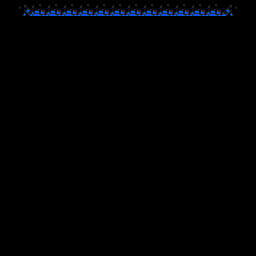

Tiled map render using the project's own tile images. Description and the whole map definition, tile-layer contents included, below:
An orthogonal 16x16 tile map with 16x16 px tiles, 1 tile layer (main), 2 tilesets and 1 object (t_0_0).

<map version="1.0" orientation="orthogonal" renderorder="right-down" width="16" height="16" tilewidth="16" tileheight="16" nextobjectid="5">
 <tileset firstgid="1" source="../corpus.tsx" />
 <tileset firstgid="12097" source="../../connectors.tsx" />
 <layer name="main" width="16" height="16">
  <data>
   <tile gid="0" />
   <tile gid="4036" />
   <tile gid="4226" />
   <tile gid="4226" />
   <tile gid="4226" />
   <tile gid="4226" />
   <tile gid="4226" />
   <tile gid="4226" />
   <tile gid="4226" />
   <tile gid="4226" />
   <tile gid="4226" />
   <tile gid="4226" />
   <tile gid="4226" />
   <tile gid="4226" />
   <tile gid="4037" />
   <tile gid="0" />
   <tile gid="0" />
   <tile gid="0" />
   <tile gid="0" />
   <tile gid="0" />
   <tile gid="0" />
   <tile gid="0" />
   <tile gid="0" />
   <tile gid="0" />
   <tile gid="0" />
   <tile gid="0" />
   <tile gid="0" />
   <tile gid="0" />
   <tile gid="0" />
   <tile gid="0" />
   <tile gid="0" />
   <tile gid="0" />
   <tile gid="0" />
   <tile gid="0" />
   <tile gid="0" />
   <tile gid="0" />
   <tile gid="0" />
   <tile gid="0" />
   <tile gid="0" />
   <tile gid="0" />
   <tile gid="0" />
   <tile gid="0" />
   <tile gid="0" />
   <tile gid="0" />
   <tile gid="0" />
   <tile gid="0" />
   <tile gid="0" />
   <tile gid="0" />
   <tile gid="0" />
   <tile gid="0" />
   <tile gid="0" />
   <tile gid="0" />
   <tile gid="0" />
   <tile gid="0" />
   <tile gid="0" />
   <tile gid="0" />
   <tile gid="0" />
   <tile gid="0" />
   <tile gid="0" />
   <tile gid="0" />
   <tile gid="0" />
   <tile gid="0" />
   <tile gid="0" />
   <tile gid="0" />
   <tile gid="0" />
   <tile gid="0" />
   <tile gid="0" />
   <tile gid="0" />
   <tile gid="0" />
   <tile gid="0" />
   <tile gid="0" />
   <tile gid="0" />
   <tile gid="0" />
   <tile gid="0" />
   <tile gid="0" />
   <tile gid="0" />
   <tile gid="0" />
   <tile gid="0" />
   <tile gid="0" />
   <tile gid="0" />
   <tile gid="0" />
   <tile gid="0" />
   <tile gid="0" />
   <tile gid="0" />
   <tile gid="0" />
   <tile gid="0" />
   <tile gid="0" />
   <tile gid="0" />
   <tile gid="0" />
   <tile gid="0" />
   <tile gid="0" />
   <tile gid="0" />
   <tile gid="0" />
   <tile gid="0" />
   <tile gid="0" />
   <tile gid="0" />
   <tile gid="0" />
   <tile gid="0" />
   <tile gid="0" />
   <tile gid="0" />
   <tile gid="0" />
   <tile gid="0" />
   <tile gid="0" />
   <tile gid="0" />
   <tile gid="0" />
   <tile gid="0" />
   <tile gid="0" />
   <tile gid="0" />
   <tile gid="0" />
   <tile gid="0" />
   <tile gid="0" />
   <tile gid="0" />
   <tile gid="0" />
   <tile gid="0" />
   <tile gid="0" />
   <tile gid="0" />
   <tile gid="0" />
   <tile gid="0" />
   <tile gid="0" />
   <tile gid="0" />
   <tile gid="0" />
   <tile gid="0" />
   <tile gid="0" />
   <tile gid="0" />
   <tile gid="0" />
   <tile gid="0" />
   <tile gid="0" />
   <tile gid="0" />
   <tile gid="0" />
   <tile gid="0" />
   <tile gid="0" />
   <tile gid="0" />
   <tile gid="0" />
   <tile gid="0" />
   <tile gid="0" />
   <tile gid="0" />
   <tile gid="0" />
   <tile gid="0" />
   <tile gid="0" />
   <tile gid="0" />
   <tile gid="0" />
   <tile gid="0" />
   <tile gid="0" />
   <tile gid="0" />
   <tile gid="0" />
   <tile gid="0" />
   <tile gid="0" />
   <tile gid="0" />
   <tile gid="0" />
   <tile gid="0" />
   <tile gid="0" />
   <tile gid="0" />
   <tile gid="0" />
   <tile gid="0" />
   <tile gid="0" />
   <tile gid="0" />
   <tile gid="0" />
   <tile gid="0" />
   <tile gid="0" />
   <tile gid="0" />
   <tile gid="0" />
   <tile gid="0" />
   <tile gid="0" />
   <tile gid="0" />
   <tile gid="0" />
   <tile gid="0" />
   <tile gid="0" />
   <tile gid="0" />
   <tile gid="0" />
   <tile gid="0" />
   <tile gid="0" />
   <tile gid="0" />
   <tile gid="0" />
   <tile gid="0" />
   <tile gid="0" />
   <tile gid="0" />
   <tile gid="0" />
   <tile gid="0" />
   <tile gid="0" />
   <tile gid="0" />
   <tile gid="0" />
   <tile gid="0" />
   <tile gid="0" />
   <tile gid="0" />
   <tile gid="0" />
   <tile gid="0" />
   <tile gid="0" />
   <tile gid="0" />
   <tile gid="0" />
   <tile gid="0" />
   <tile gid="0" />
   <tile gid="0" />
   <tile gid="0" />
   <tile gid="0" />
   <tile gid="0" />
   <tile gid="0" />
   <tile gid="0" />
   <tile gid="0" />
   <tile gid="0" />
   <tile gid="0" />
   <tile gid="0" />
   <tile gid="0" />
   <tile gid="0" />
   <tile gid="0" />
   <tile gid="0" />
   <tile gid="0" />
   <tile gid="0" />
   <tile gid="0" />
   <tile gid="0" />
   <tile gid="0" />
   <tile gid="0" />
   <tile gid="0" />
   <tile gid="0" />
   <tile gid="0" />
   <tile gid="0" />
   <tile gid="0" />
   <tile gid="0" />
   <tile gid="0" />
   <tile gid="0" />
   <tile gid="0" />
   <tile gid="0" />
   <tile gid="0" />
   <tile gid="0" />
   <tile gid="0" />
   <tile gid="0" />
   <tile gid="0" />
   <tile gid="0" />
   <tile gid="0" />
   <tile gid="0" />
   <tile gid="0" />
   <tile gid="0" />
   <tile gid="0" />
   <tile gid="0" />
   <tile gid="0" />
   <tile gid="0" />
   <tile gid="0" />
   <tile gid="0" />
   <tile gid="0" />
   <tile gid="0" />
   <tile gid="0" />
   <tile gid="0" />
   <tile gid="0" />
   <tile gid="0" />
   <tile gid="0" />
   <tile gid="0" />
   <tile gid="0" />
   <tile gid="0" />
   <tile gid="0" />
   <tile gid="0" />
   <tile gid="0" />
   <tile gid="0" />
   <tile gid="0" />
   <tile gid="0" />
   <tile gid="0" />
   <tile gid="0" />
   <tile gid="0" />
  </data>
 </layer>
 <objectgroup name="connectors">
  <object id="4" type="t_0_0" gid="12098" x="16" y="16" width="16" height="16" />
 </objectgroup>
</map>
